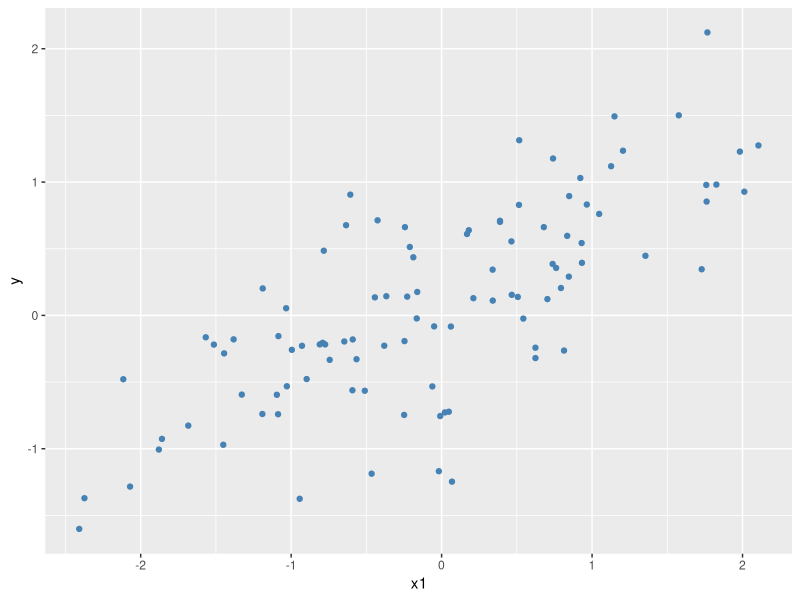

Generate this figure with R:
#' ---
#' title: Model Comparison
#' output: html_document
#' date: "`r format(Sys.time(), '%d-%m-%Y')`"
#' author: Elise Grabda
#' ---
#+ message = F, warning = F
library(tidyverse)
library(here)


# Model Fit ---------------------------------------------------------------
#R-squared

# hypothetical sample size
n <- 100

# true intercept and slope
b <- c(0.1, 0.5)

# hypothetical explanatory variable
x1 <- rnorm(n = n, mean = 0, sd = 1)

# create a design matrix
X <- model.matrix(~x1)

# expected values of y is a function of x
# %*% means matrix multiplication
# y = X %*% b equals y = b[1] + b[2] * x
# recall linear algebra
mu <- drop(X %*% b) #drop vectorizes matrix)

# add noise
y <- rnorm(n = n, mean = mu, sd = 0.5)

# plot
df0 <- tibble(y = y, x1 = x1)

df0 %>% 
  ggplot(aes(y = y,
             x = x1)) + 
  geom_point(color="steelblue")

#lm - true model
m1 <- lm(y~x1,df0)
summary(m1)

#add bad predictor

df0 <- df0 %>% 
  mutate(x2 = rnorm(n=n))

m2 <- lm(y~x1+ x2,df0)
summary(m2)


summary(m1);summary(m2)


# Likelihood Ratio Test ---------------------------------------------------

logLik(m1)
logLik(m2)


anova(m1,m2, test = "Chisq")

#AIC
# AIC: correct model
AIC(m1)
AIC(m2)
